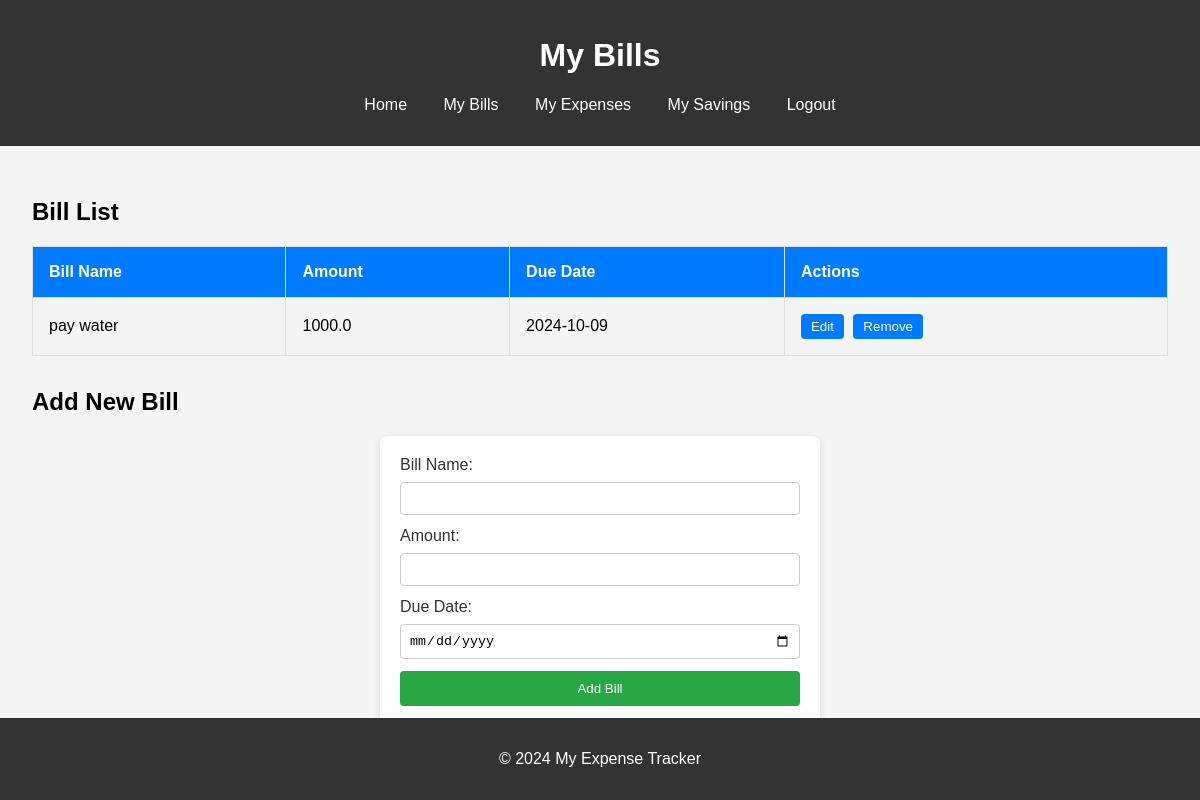
The app's page /my_bills (signed in) with its own data.
### tables this page shows
CREATE TABLE bills (
                id INTEGER PRIMARY KEY AUTOINCREMENT,
                bill_name TEXT NOT NULL UNIQUE,
                amount REAL NOT NULL,
                due_date TEXT NOT NULL,
                user_id INTEGER,
                FOREIGN KEY(user_id) REFERENCES users(id)
            );

### app.py (the view, shortened to what this page needs)
@app.route('/my_bills', methods=['GET', 'POST'])
@login_required
def my_bills():
    with sqlite3.connect('track_it.db') as conn:
        cur = conn.cursor()
        cur.execute('SELECT * FROM bills WHERE user_id = ?', (current_user.id,))
        bills = cur.fetchall()
    return render_template('my_bills.html', bills=bills)

### app.py (called while the page is built)
@login_manager.user_loader
def load_user(user_id):
    with sqlite3.connect('track_it.db') as conn:
        cur = conn.cursor()
        cur.execute('SELECT * FROM users WHERE id = ?', (user_id,))
        user = cur.fetchone()
        if user:
            return User(*user)
    return None

### templates/my_bills.html (shortened to what this page needs)
<!DOCTYPE html>
<html lang="en">
<head>
</head>
<body>
    <header>
        <h1>My Bills</h1>
        <nav>
            <ul>
                <li><a href="/homepage">Home</a></li>
                <li><a href="/my_bills">My Bills</a></li>
                <li><a href="/my_expenses">My Expenses</a></li>
                <li><a href="/savings">My Savings</a></li>
                <li><a href="/logout">Logout</a></li>
            </ul>
        </nav>
    </header>
    <main>
        <section>
            <h2>Bill List</h2>
            <table>
                <thead>
                    <tr>
                        <th>Bill Name</th>
                        <th>Amount</th>
                        <th>Due Date</th>
                        <th>Actions</th>
                    </tr>
                </thead>
                <tbody id="bill-list">
                    {% for bill in bills %}
                    <tr data-id="{{ bill[0] }}">
                        <td>{{ bill[1] }}</td>
                        <td>{{ bill[2] }}</td>
                        <td>{{ bill[3] }}</td>
                        <td class="actions">
                            <button onclick="editBill(this)">Edit</button>
                            <button onclick="removeBill(this)">Remove</button>
                        </td>
                    </tr>
                    {% endfor %}
                </tbody>
            </table>
        </section>
        <section>
            <h2>Add New Bill</h2>
            <form id="bill-form" method="POST">
                <label for="bill-name">Bill Name:</label>
                <input type="text" id="bill-name" name="bill_name" required>
                <label for="bill-amount">Amount:</label>
                <input type="number" id="bill-amount" name="amount" required>
                <label for="due-date">Due Date:</label>
                <input type="date" id="due-date" name="due_date" required>
                <button type="submit">Add Bill</button>
            </form>
        </section>
    </main>
    <footer>
        <p>&copy; 2024 My Expense Tracker</p>
    </footer>
</body>
</html>

### templates/my_bills.html (style rules this page uses)
body { font-family: Arial, sans-serif; margin: 0; padding: 0; background-color: #f4f4f4; }
header { background-color: #333; color: #fff; padding: 1rem 0; text-align: center; }
nav ul { list-style: none; padding: 0; }
nav ul li { display: inline; margin: 0 1rem; }
nav ul li a { color: #fff; text-decoration: none; }
main { padding: 2rem; }
table { width: 100%; border-collapse: collapse; margin-bottom: 2rem; }
table, th, td { border: 1px solid #ddd; }
th, td { padding: 1rem; text-align: left; }
th { background-color: #007bff; color: white; }
.actions button { margin-right: 5px; padding: 5px 10px; border: none; color: white; background-color: #007bff; cursor: pointer; border-radius: 4px; transition: background-color 0.3s; }
form { display: flex; flex-direction: column; max-width: 400px; margin: 0 auto; padding: 20px; background-color: white; box-shadow: 0 2px 8px rgba(0, 0, 0, 0.1); border-radius: 8px; }
label { margin-bottom: 8px; color: #333; }
input[type="text"], input[type="number"], input[type="date"] { padding: 8px; margin-bottom: 12px; border: 1px solid #ccc; border-radius: 4px; }
button[type="submit"] { padding: 10px 15px; border: none; color: white; background-color: #28a745; cursor: pointer; border-radius: 4px; transition: background-color 0.3s; }
footer { background-color: #333; color: #fff; text-align: center; padding: 1rem 0; position: fixed; width: 100%; bottom: 0; }

### records on screen
bills: bill_name "pay water", amount "1000.0", due_date "2024-10-09"
